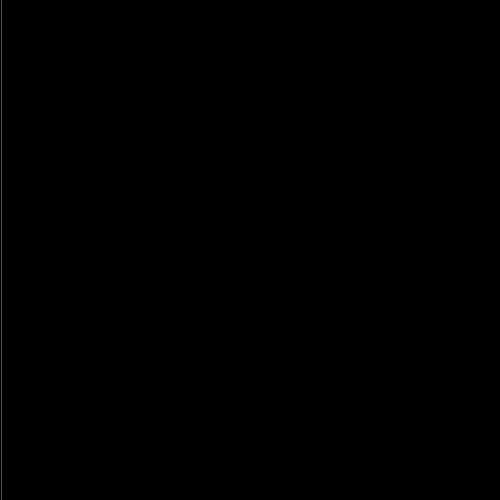
Frame 1 (no input)
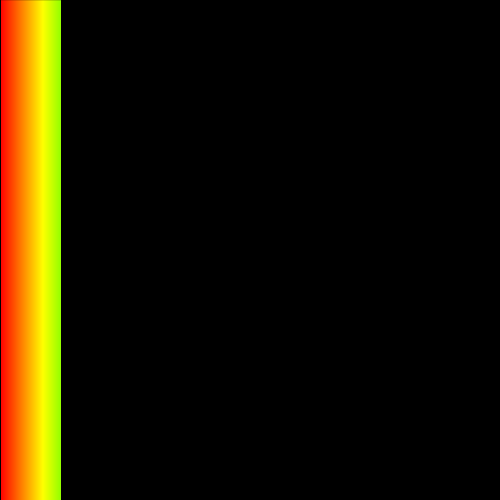
Frame 60 (the mouse pressed at the canvas centre just before this capture)
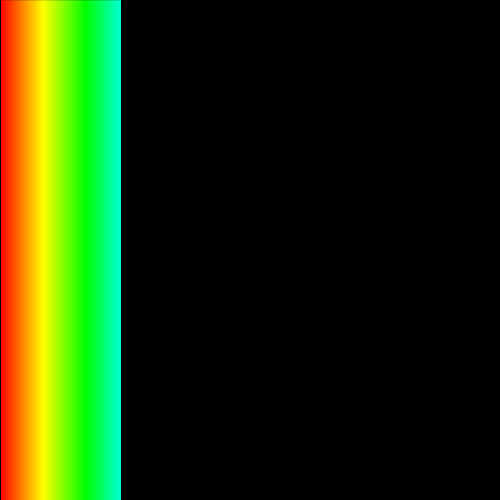
Frame 120 (the mouse held since frame 60 and released just before this capture)

The Processing sketch that drew these frames (run headless with seeded random() and noise(); from frame 60 on, the mouse is pressed at the canvas centre):

// Processing sketch: wk02_ex06_limitingVars_if_ver2
// ── wk02_ex06_limitingVars_if_ver2.pde
//wk02_ex06_limitingVars_if_ver2

float xPos = 0;

float hue = 0;

float incr = 1;
float hueIncr = 1.0;

void setup() {
  
  size(500, 500);
  colorMode(HSB);
  background(0);
  
}

void draw() {
  
  // Increment our horizontal position
  xPos = xPos + incr;
  
  // Increment the color we will draw
  hue = hue + hueIncr;
  
  // Visual style
  stroke(hue, 255, 255);
  strokeWeight(1);
  
  // Geometry
  line(xPos, 0, xPos, height);
  
  /// LOGIC ///
  
  // checks value of 'h' and resets the polarity of 'hueIncr'
  // if value is less than 0 or greater than 255 code inside 
  // the curly braces loops
  
  if (hue <= 0 || hue >= 255) {
    hueIncr = hueIncr * -1;
  }
  
  //checks value of 'xpos' and resets the polarity of 'incr'
  
  if (xPos <= 0 || xPos >= width) {
    incr=incr * -1;
  }
  
}
